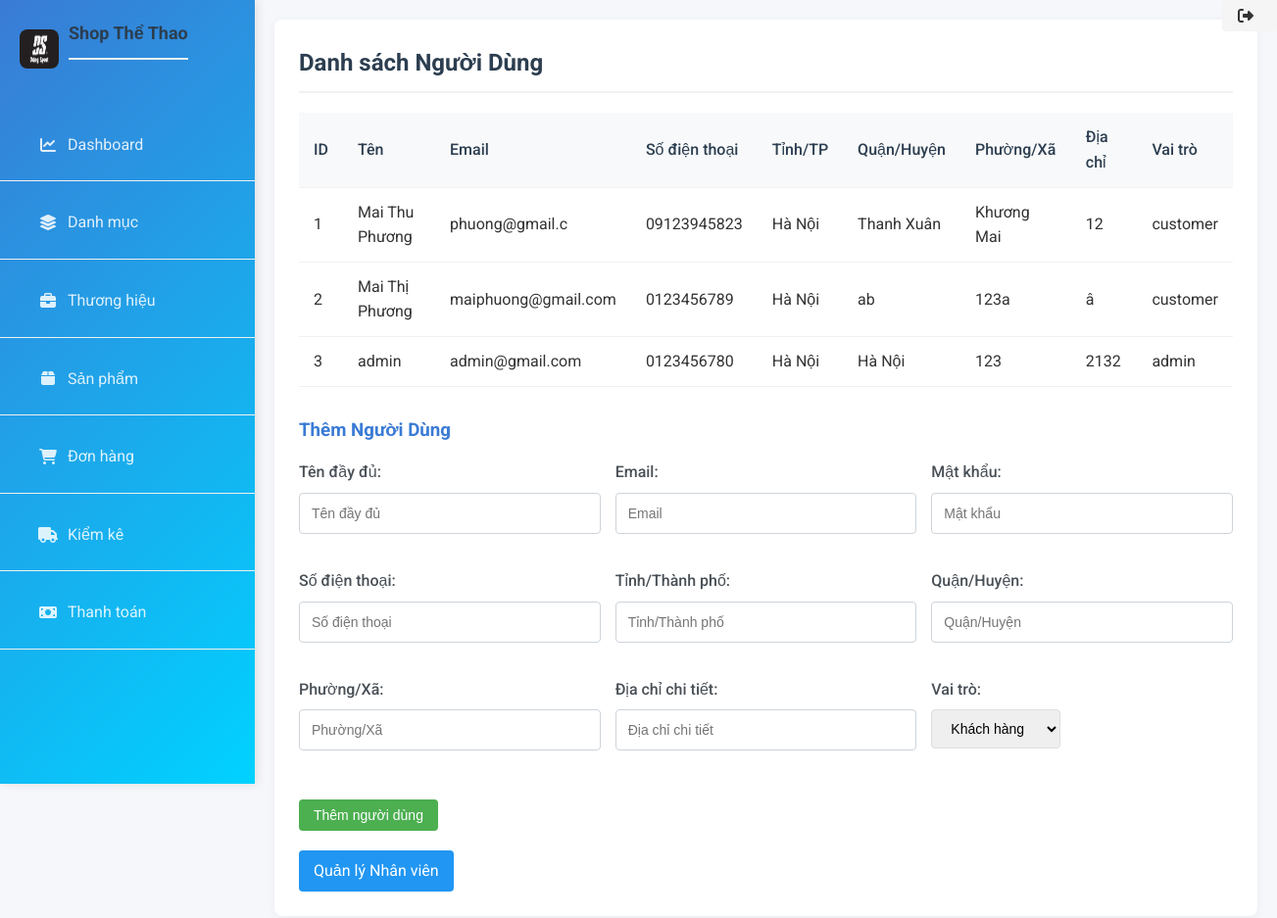
The page /user/ on the database as committed earlier.
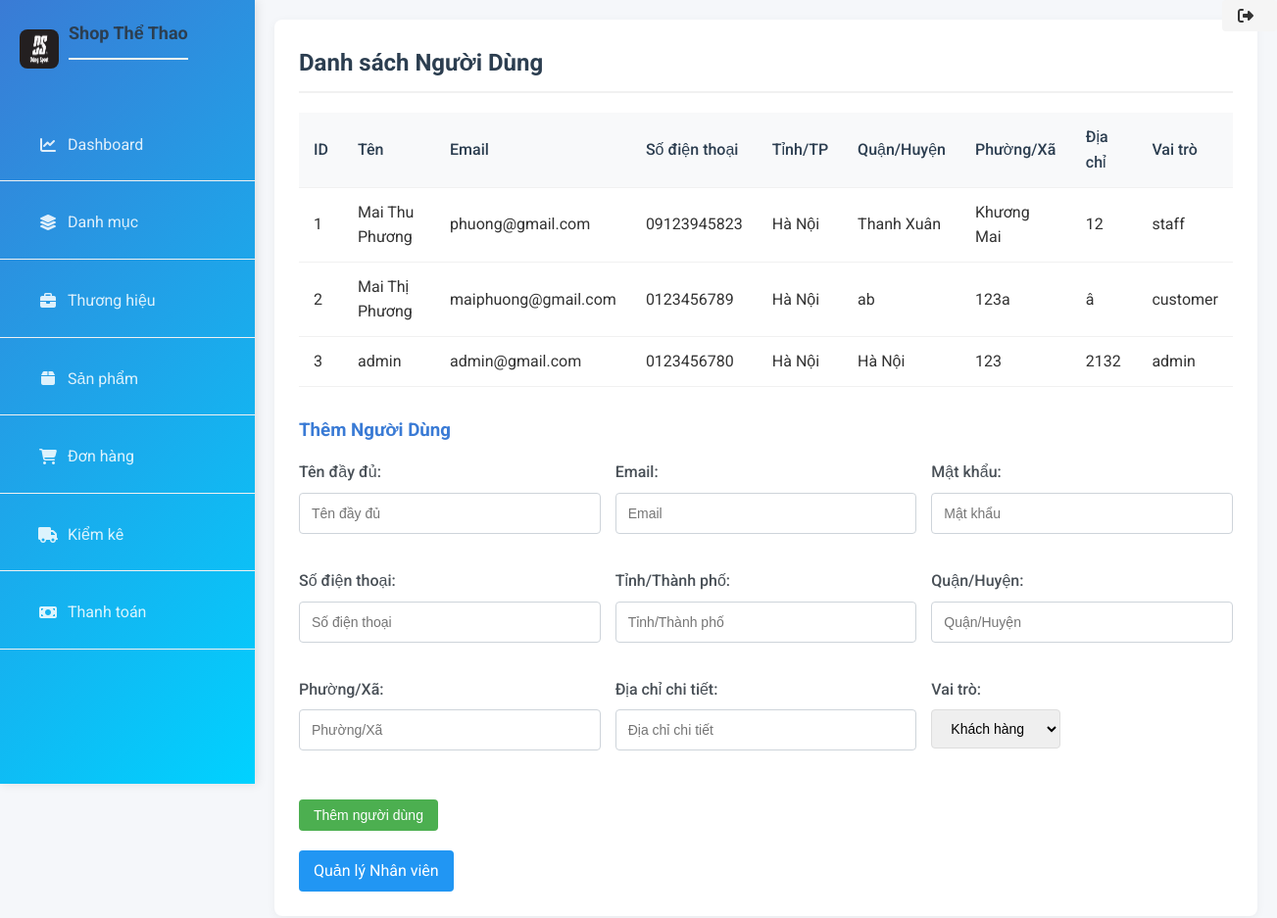
The same page on the database as committed later.
### models/user.py (models this page shows, shortened)
class User(db.Model):
    __tablename__ = 'users'
    id_user = Column(Integer, primary_key=True, autoincrement=True)
    fullname = Column(String(255))
    email = Column(String(255), unique=True)
    password_hash = Column(String(255))
    phone = Column(String(15))
    province = Column(Text)
    district = Column(Text)
    address = Column(Text)
    ward = Column(Text)
    role = Column(Enum('customer', 'admin', 'staff'))

### routes/user.py (the view)
@user_bp.route("/")
def list_user():
    users = User.query.all()
    return render_template("admin/user.html", users=users)

### app.py (called while the page is built)
@app.before_request
def log_request_info():
    logging.info(f"Body: {request.get_data()}")

### templates/admin/user.html (shortened to what this page needs)
{% extends 'admin/base.html' %}
{% block content %}
    <h2>Danh sách Người Dùng</h2>
    <table>
        <tr>
            <th>ID</th>
            <th>Tên</th>
            <th>Email</th>
            <th>Số điện thoại</th>
            <th>Tỉnh/TP</th>
            <th>Quận/Huyện</th>
            <th>Phường/Xã</th>
            <th>Địa chỉ</th>
            <th>Vai trò</th>
        </tr>
        {% for user in users %}
        <tr>
            <td>{{ user.id_user }}</td>
            <td>{{ user.fullname }}</td>
            <td>{{ user.email }}</td>
            <td>{{ user.phone }}</td>
            <td>{{ user.province }}</td>
            <td>{{ user.district }}</td>
            <td>{{ user.ward }}</td>
            <td>{{ user.address }}</td>
            <td>{{ user.role }}</td>
        </tr>
        {% endfor %}
    </table>
    <h3>Thêm Người Dùng</h3>
    <form action="{{ url_for('user.add_user') }}" method="post">
        <div class="form-group">
            <label for="fullname">Tên đầy đủ:</label>
            <input type="text" id="fullname" name="fullname" placeholder="Tên đầy đủ" required>
        </div>
        <div class="form-group">
            <label for="email">Email:</label>
            <input type="email" id="email" name="email" placeholder="Email" required>
        </div>
        <div class="form-group">
            <label for="password">Mật khẩu:</label>
            <input type="password" id="password" name="password" placeholder="Mật khẩu" required>
        </div>
        <div class="form-group">
            <label for="phone">Số điện thoại:</label>
            <input type="text" id="phone" name="phone" placeholder="Số điện thoại" required>
        </div>
        <div class="form-group">
            <label for="province">Tỉnh/Thành phố:</label>
            <input type="text" id="province" name="province" placeholder="Tỉnh/Thành phố" required>
        </div>
        <div class="form-group">
            <label for="district">Quận/Huyện:</label>
            <input type="text" id="district" name="district" placeholder="Quận/Huyện" required>
        </div>
        <div class="form-group">
            <label for="ward">Phường/Xã:</label>
            <input type="text" id="ward" name="ward" placeholder="Phường/Xã" required>
        </div>
        <div class="form-group">
            <label for="address">Địa chỉ chi tiết:</label>
            <input type="text" id="address" name="address" placeholder="Địa chỉ chi tiết" required>
        </div>
        <div class="form-group">
            <label for="role">Vai trò:</label>
            <select id="role" name="role" required>
                <option value="customer">Khách hàng</option>
            </select>
        </div>
        <div class="form-button">
            <button type="submit" class="btn-submit">Thêm người dùng</button>
        </div>
    </form>
    <div class="navigation-links">
        <a href="{{ url_for('staff.list_staff') }}" class="nav-link">Quản lý Nhân viên</a>
    </div>
{% endblock %}

Rows that differ between the two databases and show on the page:
changed User "Mai Thu Phương": email "phuong@gmail.c" → "phuong@gmail.com"; role "customer" → "staff"
